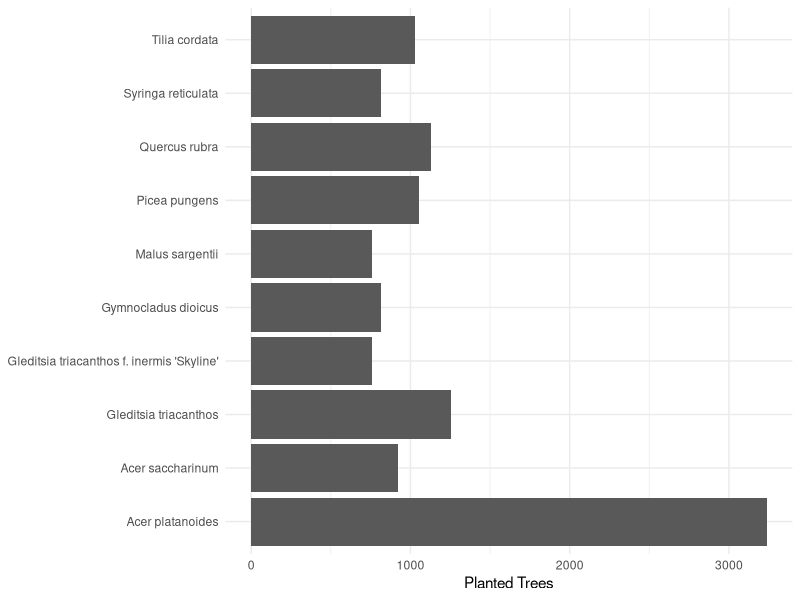
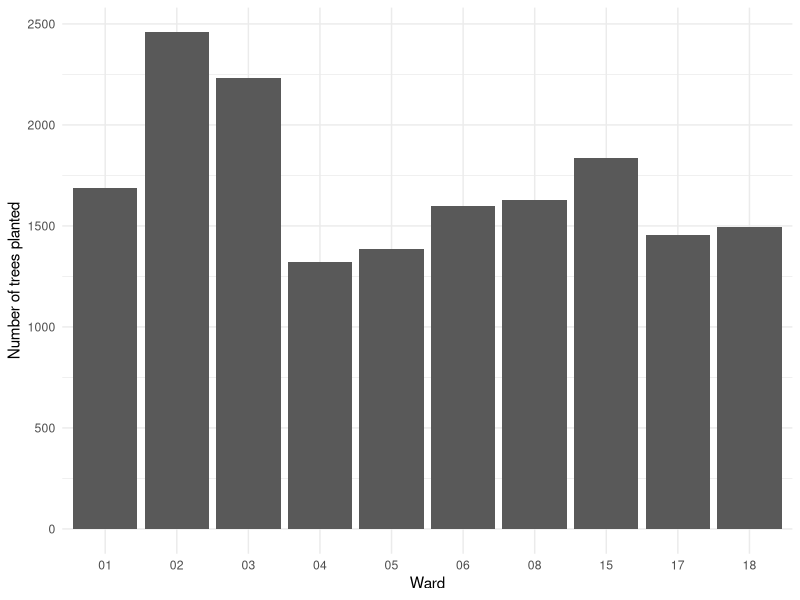
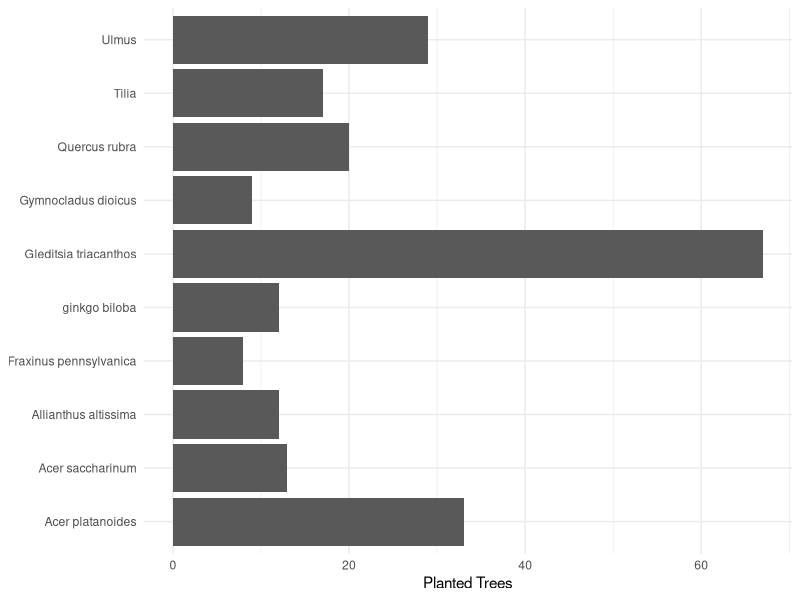
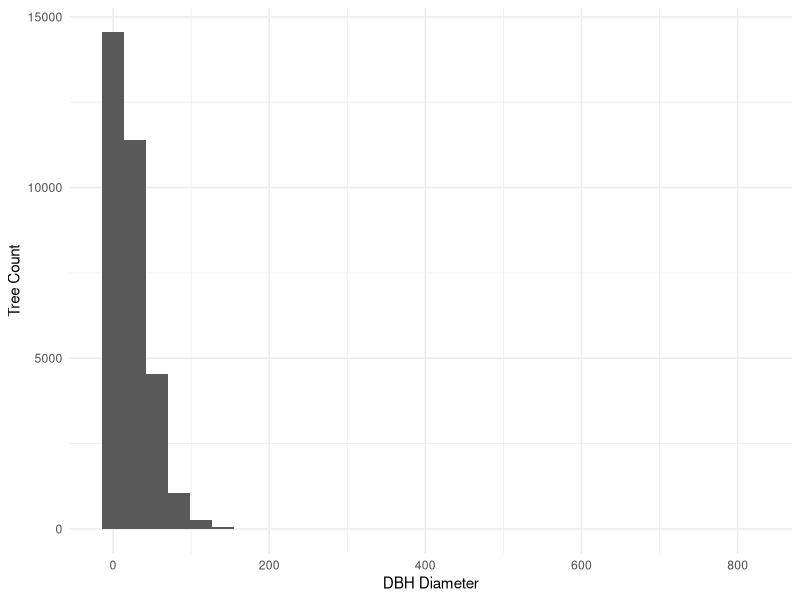
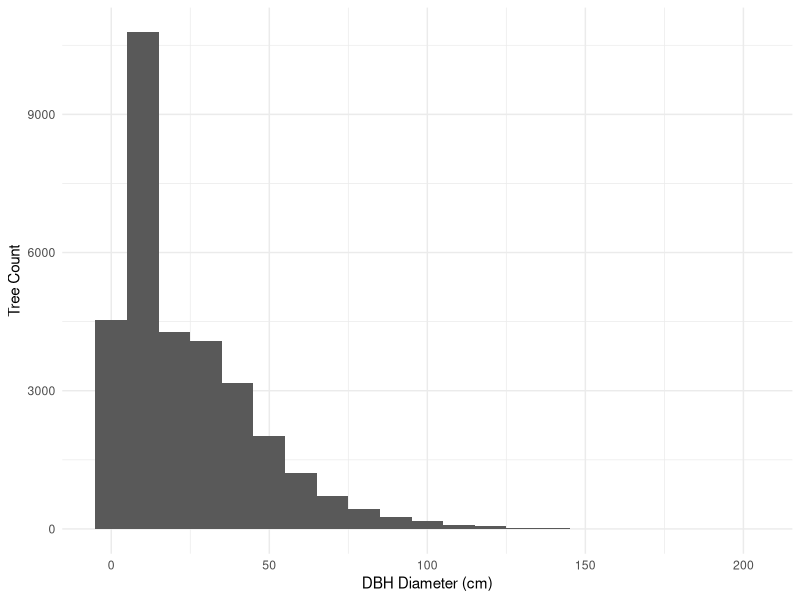

Reproduce these figures in R, in order.
#### Preamble ####
# Purpose: Replicated graphs from paper.qmd
# Author: Veyasan Ragulan
# Date: 20 September 2024
# Contact: veyasan.ragulan@mail.utoronto.ca
# License: MIT
# Pre-requisites: None
# Any other information needed? None


#### Workspace setup ####
library(tidyverse)

#### Load data ####
analysis_data <- read_csv(here::here("data/analysis_data/analysis_data.csv"))

### Replicate figures ###

# Figure 1: Street tree count of 10 most popoulus tree species in Toronto up to September 2024
top_species_count <- analysis_data %>%
  count(botanical_name, sort = TRUE) %>%
  head(10)

# Gather top 10 tree species by count (LLM usage was used to troubleshoot this function)
top_species_count |> 
  ggplot(aes(y = botanical_name, x = n)) +
  geom_col() +
  theme_minimal() +
  labs(x = "Planted Trees",
       y = NULL)

# Figure 2: Street tree count by Toronto wards up to September 2024
ward_count <- analysis_data %>%
  count(ward, sort = TRUE) %>%
  head(10)

# Gather counts of trees per ward
ward_count |> 
  ggplot(aes(x = ward, y = n)) +
  geom_col() +
  theme_minimal() +
  labs(x = "Ward",
       y = "Number of trees planted")

# Figure 3: Top 10 tree species count Toronto's Ward 13 (Toronto-Centre)
ward13_species_count <- analysis_data %>%
  filter(ward == "13") %>%
  count(botanical_name, sort = TRUE) %>%
  head(10)

ward13_species_count |> 
  ggplot(aes(y = botanical_name, x = n)) +
  geom_col() +
  theme_minimal() +
  labs(x = "Planted Trees",
       y = NULL)

# Figure 4: Distribution of Distance-at-Breast-Height diameter of all trees in Toronto up to September 2024
analysis_data |> 
  ggplot(mapping = aes(x = dbh_trunk)) +
  geom_histogram() +
  theme_minimal() +
  labs(x = "DBH Diameter",
       y = "Tree Count")

# Figure 5: Distribution of Distance-at-Breast-Height diameter of all trees at or under 200 cm DBH in Toronto up to September 2024
filter200_data <- analysis_data %>%
  filter(dbh_trunk <= 200)

filter200_data |> 
  ggplot(aes(x = dbh_trunk)) +
  geom_histogram(binwidth = 10) +
  theme_minimal() +
  labs(x = "DBH Diameter (cm)",
       y = "Tree Count")

